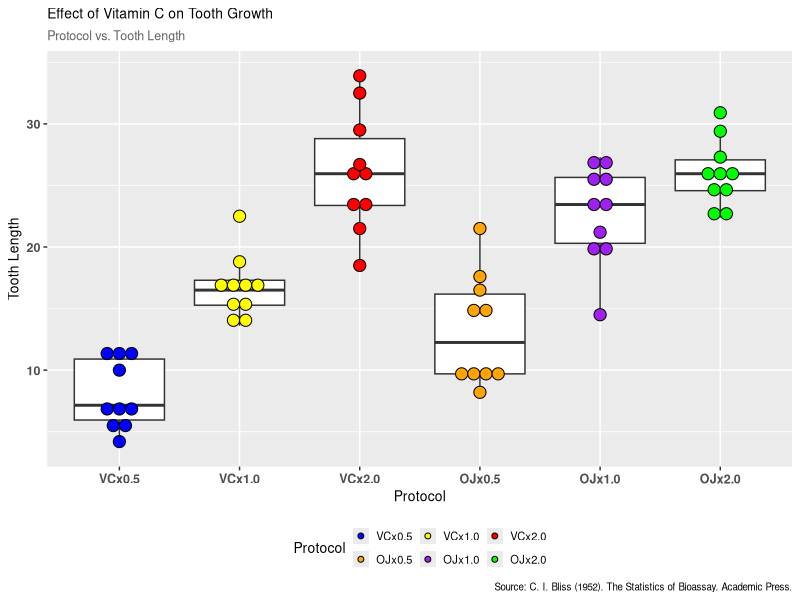
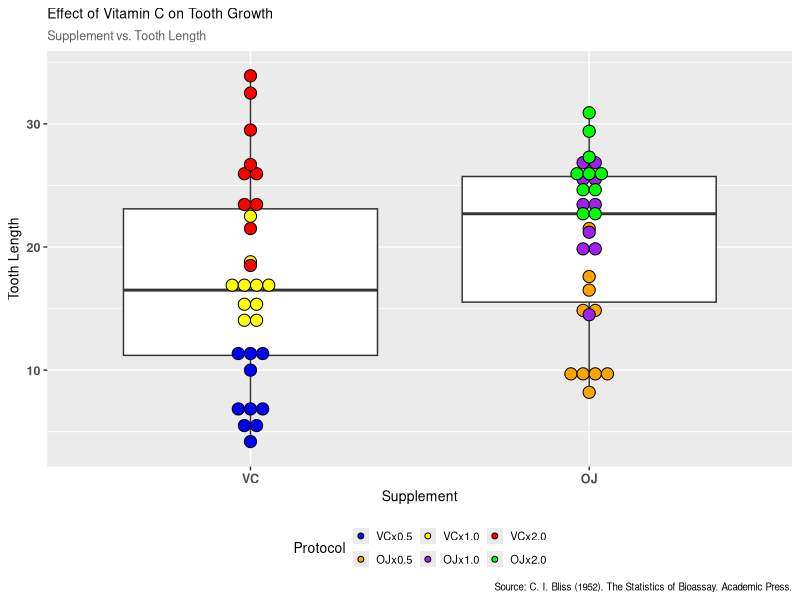
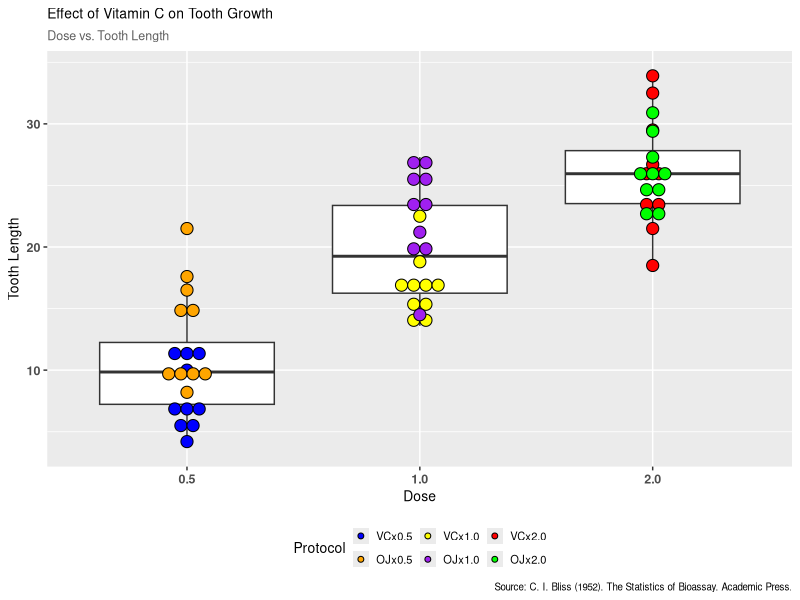

The R script that drew these images, in order:
## ---- chunk 1
## #############################################################################
## #############################################################################
##
## BLOCK 0
## Set up libraries and options
##
## #############################################################################
## #############################################################################

knitr::opts_chunk$set(echo = TRUE)
options(scipen = 7)
options(digits = 3)

library(ggplot2)
# library(grid)
library(gridExtra)
# 
library(dplyr)
library(knitr)
# library(tidyverse)
# library(ggpubr)       # installs gridExtra and cowplot
# library(matrixStats)
# library(data.table)
# library(sfsmisc)
library(kableExtra)

# FALSE TRUE

EXPERIMENT_SOURCE <- FALSE
BASIC_ANALYSIS    <- FALSE
BASIC_STATISTICS  <- FALSE
CONFIDENCE_TESTS  <- FALSE
EXECUTE           <- TRUE

## ---- chunk 2
##
## BLOCK 1 Source Data Constants
##
## VCx0.5
## VCx1.0
## VCx2.0
## OJx0.5
## OJx1.0
## OJx2.0
## 0.5
## 1.0
## 2.0
## VC
## OJ
##
SUPPLEMENTS       <- c("VC", "OJ")
DOSES             <- c("0.5", "1.0", "2.0")

N_PROTOCOLS       <- length(SUPPLEMENTS) * length(DOSES)
N_COMPARISONS     <- N_PROTOCOLS + length(SUPPLEMENTS) + length(DOSES)

reduceDigits <- function (number, digits) {
  trunc(number*10^digits)/10^digits
}

## ---- chunk 3

GetExperimentData <- function() {
  experimentData <- 
    data.frame(
      Protocol   = c("VCx0.5", "VCx1.0", "VCx2.0",
                     "OJx0.5", "OJx1.0", "OJx2.0"),
      Legend     = c("VCx0.5", "OJx0.5", "VCx1.0",
                     "OJx1.0", "VCx2.0", "OJx2.0"),
      Supplement = c(rep("VC", 3), rep("OJ", 3)),
      Dose       = c(rep(DOSES, 2)),
      Color      = c("blue", "yellow", "red1",
                     "purple", "green", "orange")
      )
  
  for (i in 1:N_PROTOCOLS) {
    experimentData$Length[i] <- 
      list(ToothGrowth$len[((i - 1) * 10 + 1): (i*10)])
  }
  
  return (experimentData)
}

## ---- chunk 4

GetSummaryData <- function(experimentData) {
  summaryData <-
  data.frame(
    SummaryCombinations = c("VCx0.5", "VCx1.0", "VCx2.0",
                            "OJx0.5", "OJx1.0", "OJx2.0",
                            "0.5", "1.0", "2.0", "VC", "OJ")
    )

  for (i in 1:N_PROTOCOLS) {
    summaryData$Length[i] <- experimentData$Length[i]
  }

  k <- N_PROTOCOLS + 1
  for (i in 1:(length(DOSES) - 1)) {
    for (j in (i + 1):(length(DOSES))) {
      summaryData$Length[k] <-
        list(c(unlist(experimentData$Length[i]),
               unlist(experimentData$Length[j])))
      k <- k + 1
    }
  }
  
  k <- N_PROTOCOLS + 3 + 1  # 3 should be len(DOSES)!
  for (i in seq(1,N_PROTOCOLS, 3)){
    summaryData$Length[k] <- 
      list(c(unlist(experimentData$Length[i]),
           unlist(experimentData$Length[i + 1]),
           unlist(experimentData$Length[i + 2])))

    k <- k + 1
  }
  
  return (summaryData)
}

## ---- chunk 5

  experimentData    <- GetExperimentData( )
  PlotDF            <- data.frame(Length = c(ToothGrowth$len))
  PlotDF$Color      <- 
    c(rep("blue", 10), rep("yellow", 10), rep("red", 10),
      rep("orange", 10), rep("purple", 10), rep("green", 10)
      )

  PlotDF$Protocol   <- 
    c(rep("VCx0.5", 10), rep("VCx1.0", 10), rep("VCx2.0", 10),
      rep("OJx0.5", 10), rep("OJx1.0", 10), rep("OJx2.0", 10)
      )
  
  PlotDF$Legend   <- factor(PlotDF$Protocol , 
                          levels = c("VCx0.5", "OJx0.5", "VCx1.0",
                                     "OJx1.0", "VCx2.0", "OJx2.0"))

  PlotDF$Supplement <- c(rep(experimentData$Supplement[1], 10),
                    rep(experimentData$Supplement[2], 10),
                    rep(experimentData$Supplement[3], 10),
                    rep(experimentData$Supplement[4], 10),
                    rep(experimentData$Supplement[5], 10),
                    rep(experimentData$Supplement[6], 10)
                    )
  PlotDF$Dose <- c(rep(experimentData$Dose[1], 10),
                    rep(experimentData$Dose[2], 10),
                    rep(experimentData$Dose[3], 10),
                    rep(experimentData$Dose[4], 10),
                    rep(experimentData$Dose[5], 10),
                    rep(experimentData$Dose[6], 10)
                    )

  PlotDF$Protocol <- factor(PlotDF$Protocol ,
                            levels = c("VCx0.5", "VCx1.0", "VCx2.0",
                                       "OJx0.5", "OJx1.0", "OJx2.0"))

  boxPlotDots <- c("VCx0.5" = "blue", "VCx1.0" = "yellow",  "VCx2.0" = "red1",
                   "OJx0.5" = "orange","OJx1.0" = "purple", "OJx2.0" = "green")
  dotPlot <- geom_dotplot(aes(fill = Legend), color = "black",
                 binaxis = 'y', stackdir = 'center', dotsize = 1.0)

  THEME <- 
    theme(plot.title   = element_text(size = 10),
          axis.title.x = element_text(size = 10),
          axis.text.x  = element_text(face="bold", size = 9),
          axis.title.y = element_text(size = 10),
          axis.text.y  = element_text(face = "bold", size = 9),
          plot.subtitle = element_text(color = "#606060", size = 9),
          plot.caption = element_text(size = 7),
          legend.title = element_text(size = 10),
          legend.text  = element_text(size = 8),
          legend.key.size = unit(4, 'mm'),
          legend.position = "bottom"
        )
    

EXPERIMENT_TITLE    <- "Effect of Vitamin C on Tooth Growth"
EXPERIMENT_CRED  <- paste0("Source: C. I. Bliss (1952). ",
"The Statistics of Bioassay. Academic Press.")

## ---- chunk 6
ProtocolImage <- function()
{
  protocolImage <- NULL
  
  protocolImage <-
    ggplot(PlotDF, aes(x = Protocol, y = Length)) +
    geom_boxplot() + 
     dotPlot +
# geom_dotplot(aes(fill = Legend), color = "black",
#                binaxis = 'y', stackdir = 'center', dotsize = 1.0) +
    scale_fill_manual(values = boxPlotDots) +
    labs(title = EXPERIMENT_TITLE, subtitle = "Protocol vs. Tooth Length",
         caption = EXPERIMENT_CRED, x="Protocol", y="Tooth Length", fill = "Protocol") +
    THEME

  return (protocolImage)
}

## ---- chunk 7
SupplementImage <- function()
{
  supplementImage <- NULL
  PlotDF$Supplement <- factor(PlotDF$Supplement, levels=c("VC", "OJ"))

  supplementImage <-
    ggplot(PlotDF, aes(x = as.factor(Supplement), y = Length)) +
    geom_boxplot() + dotPlot +
    scale_fill_manual(values = boxPlotDots) +
    labs(title=EXPERIMENT_TITLE, subtitle="Supplement vs. Tooth Length",
         caption = EXPERIMENT_CRED, x="Supplement", y="Tooth Length", fill = "Protocol") +
    THEME

  return (supplementImage)
}

## ---- chunk 8
DoseImage <- function()
{
  doseImage <- NULL

  doseImage <-
    ggplot(PlotDF, aes(x = Dose, y = Length)) +
    geom_boxplot() +  dotPlot +
    scale_fill_manual(values = boxPlotDots) +
    labs(title=EXPERIMENT_TITLE, subtitle="Dose vs. Tooth Length",
         caption = EXPERIMENT_CRED, x="Dose", y="Tooth Length", fill = "Protocol") +
    THEME

  return (doseImage)
}

if (BASIC_ANALYSIS) {
  experimentData  <- ExperimentData()

  protocolImage    <- ProtocolImage(experimentData)
  supplementImage  <- SupplementImage(experimentData)
  doseImage        <- DoseAnalysis(experimentData)

  # print("BASIC_ANALYSIS: PROTOCOL")
  # print(PROTOCOL)
  # print("BASIC_ANALYSIS: EXPERIMENT_DATA")
  # print(EXPERIMENT_DATA)
}

## ---- chunk 9

# SUMMARY_DATA <- list()
# for (i in 1:N_COMPARISONS) {
#   SUMMARY_DATA[[i]] <- c(ToothGrowth$len[((i - 1)*10 + 1) : (i * 10)])
# }
# SUMMARY_DATA[[7]] <- c(SUMMARY_DATA[[1]],  SUMMARY_DATA[[4]])
# SUMMARY_DATA[[8]] <- c(SUMMARY_DATA[[2]],  SUMMARY_DATA[[5]])
# SUMMARY_DATA[[9]] <- c(SUMMARY_DATA[[3]],  SUMMARY_DATA[[6]])
# SUMMARY_DATA[[10]] <- c(SUMMARY_DATA[[1]],  SUMMARY_DATA[[2]],  
#                         SUMMARY_DATA[[3]])
# SUMMARY_DATA[[11]] <- c(SUMMARY_DATA[[4]],  SUMMARY_DATA[[5]],  
#                         SUMMARY_DATA[[6]])

## ---- chunk 10
# SummaryDataTable <- function(EXPERIMENT_DATA)
SummaryDataTable <- function()
{
  dataSummary <- data.frame(Protocol = c(), Variance = c(), Min = c(), Qu_1 = c(), 
                            Mean = c(), Qu_3 = c(), Max = c(), Med = c())

  # extract data from summary results
  for (i in 1:N_PROTOCOLS) {  
    summaryDataTable <- summary(SUMMARY_DATA[[i]])
    dataSummary <- 
      rbind(dataSummary, c(PROTOCOL_NAME[i], reduceDigits(summaryDataTable[1], 3),
                           reduceDigits(summaryDataTable[2], 3), reduceDigits(summaryDataTable[4], 3),
                           reduceDigits(var(SUMMARY_DATA[[i]]), 3), reduceDigits(summaryDataTable[5], 3),
                           reduceDigits(summaryDataTable[6], 3), reduceDigits(summaryDataTable[3], 3)))
  }
  colnames(dataSummary) <- c("Protocol", "Min", "Qu_1", "Mean", "Var", "Qu_3", "Max", "Med")

  # create summary table
  dataSummaryTable <- knitr::kable(dataSummary, "latex", digits = c(3, 3, 3, 3, 3, 3, 3, 3),
                                    caption = "dataSummaryTable ", align = "lrrrrrrr",
                                    row.names = TRUE) %>%
    kable_styling(bootstrap_options = c("striped", "hover"), full_width = F, font_size = 6,
                  latex_options = "hold_position") %>%
    column_spec(column=1, width="0.3cm") %>%
    column_spec(column=2, width="1.2cm") %>%
    column_spec(column=3, width="0.7cm") %>%
    column_spec(column=4, width="0.5cm") %>%
    column_spec(column=5, width="0.7cm") %>%
    column_spec(column=6, width="0.7cm") %>%
    column_spec(column=7, width="0.8cm") %>%
    column_spec(column=8, width="0.8cm") %>%
    column_spec(column=9, width="0.5cm") %>%
    kable_classic_2()
  
  return(dataSummaryTable)
}

if (BASIC_STATISTICS) {
  EXPERIMENT_DATA    <- ExperimentData()
  dataSummaryTable  <- SummaryDataTable()

  print("BASIC_STATISTICS: dataSummary")
  dataSummaryTable
}

## ---- chunk 11

T_TEST_COLUMNS  <- c("i", "j",  "data.name", "alternative", "statistic", 
                   "df", "p", "conf.low", "conf.high", 
                   "estimate.x", "estimate.y", "null.value", 
                   "stderr", "method")

## ---- chunk 12

ConfidenceTests <- function(EXPERIMENT_DATA, alternative)
{
  tTestData  <- data.frame(i = integer(), j = integer(), data.name  = character(), 
                            alternative  = character(), 
                            statistic = double(), parameter = double(), 
                            p.value = double(), conf.int = double(), 
                            estimate = double(), null.value = double(),
                            stderr = double(), method  = character())

  for (i in 1:N_PROTOCOLS) {
    for (j in (i + 1):N_PROTOCOLS) {
      if (i <= N_COMPARISONS & j <= N_COMPARISONS) {
        t <- t.test(x = SUMMARY_DATA[[i]], y = SUMMARY_DATA[[j]],
                    alternative = c(alternative), paired = FALSE,
                    var.equal = FALSE)
        # tableStyle <- kable_styling(bootstrap_options = c("striped", "hover"), full_width = F, font_size = 6)

      } else if ((i > N_COMPARISONS & i <= (N_COMPARISONS + 3))  &
                 (j > N_COMPARISONS & j <= (N_COMPARISONS + 3))) {
        t <- t.test(x = SUMMARY_DATA[[i]], y = SUMMARY_DATA[[j]],
                    alternative = c(alternative), paired = FALSE,
                    var.equal = FALSE)
      } else if ((i > (N_COMPARISONS + 3) & i < (N_COMPARISONS + 5))  &
                 (j > (N_COMPARISONS + 3) & j < (N_COMPARISONS + 6))) {
        t <- t.test(x = SUMMARY_DATA[[i]], y = SUMMARY_DATA[[j]],
                    alternative = c(alternative), paired = FALSE,
                    var.equal = FALSE)
      } else {
        t <- t.test(x = SUMMARY_DATA[[1]], y = SUMMARY_DATA[[1]],
                    alternative = c(alternative), paired = FALSE, 
                    var.equal = FALSE)
        t$data.name = "NONE"
      }
      
      if (t$data.name != "NONE") {
        tTestData <- rbind(tTestData, c(i, j, 
                          paste0(PROTOCOL_NAME[i], "/", PROTOCOL_NAME[j]),
                          t$alternative, trunc(t$statistic*10^3)/10^3,  trunc(t$parameter*10^3)/10^3, 
                          sprintf("%.5e", t$p.value), trunc(t$conf.int[1]*10^3)/10^3, trunc(t$conf.int[2]*10^3)/10^3,
                          trunc(t$estimate[1]*10^3)/10^3, trunc(t$estimate[1]*10^3)/10^3, t$null.value,
                          trunc(t$stderr*10^3)/10^3, t$method))
      }
    }
  }

  colnames(tTestData) <- T_TEST_COLUMNS

  tTestData <- tTestData %>%
    mutate (
      CI = paste0("(", conf.low, ", ", conf.high,")"),
      rej = ifelse(0 < conf.low & 0 > conf.high, "reject", "accept")
      ) %>%
   select(data.name, statistic, df, p, CI, rej)
  
   colnames(tTestData) <- c('Comparison','t-statistic', 'df', 'p', 'CI', 'Result')
   toothTTable <- knitr::kable(tTestData, "latex",
                                    caption = "dataSummaryTable ", align = "crrrrr",
                                    row.names = TRUE) %>%
    kable_styling(bootstrap_options = c("striped", "hover"), full_width = F, font_size = 6) %>%
    column_spec(column=1, width="0.3cm") %>%
    column_spec(column=2, width="2.2cm") %>%
    column_spec(column=3, width="1.5cm") %>%
    column_spec(column=4, width="0.7cm") %>%
    column_spec(column=5, width="2.0cm") %>%
    column_spec(column=6, width="2.5cm") %>%
    column_spec(column=7, width="1.0cm") %>%
    kable_classic_2()
 
  return (toothTTable)
}

if (CONFIDENCE_TESTS) {
  EXPERIMENT_DATA  <- ExperimentData()
  # alternative <- "two.sided"
  tTestTable    <- ConfidenceTests(EXPERIMENT_DATA, "two.sided")
  print("CONFIDENCE_TESTS: two.sided")
  print(tTestTable)

  tTestTable    <- ConfidenceTests(EXPERIMENT_DATA, "less")
  print("CONFIDENCE_TESTS: less")
  print(tTestTable)

  tTestTable    <- ConfidenceTests(EXPERIMENT_DATA, "greater")
  print("CONFIDENCE_TESTS: greater")
  tTestTable
}

## ---- chunk 13
if (EXECUTE) 
{
  experimentData   <- GetExperimentData()

  protocolImage    <- ProtocolImage()
  supplementImage  <- SupplementImage()
  doseImage        <- DoseImage()

  
  summaryData      <- GetSummaryData(experimentData)
  print(summaryData)

  # dataSummaryTable  <- SummaryDataTable()
  # 
  # t2Table         <- ConfidenceTests(EXPERIMENT_DATA, "two.sided")
  # t1LowTable      <- ConfidenceTests(EXPERIMENT_DATA, "less")
  # t1HighTestTable <- ConfidenceTests(EXPERIMENT_DATA, "greater")
  
}

## ---- chunk 14
# print(EXPERIMENT_DATA[c(1,11, 21, 31, 41, 51),])
## ---- chunk 15
# dataSummaryTable
## ---- chunk 16
protocolImage
## ---- chunk 17
supplementImage
## ---- chunk 18
doseImage
## ---- chunk 19
# t2Table
## ---- chunk 20
# t1LowTable
## ---- chunk 21
# t1HighTestTable
## ---- chunk 22
print(ToothGrowth)
